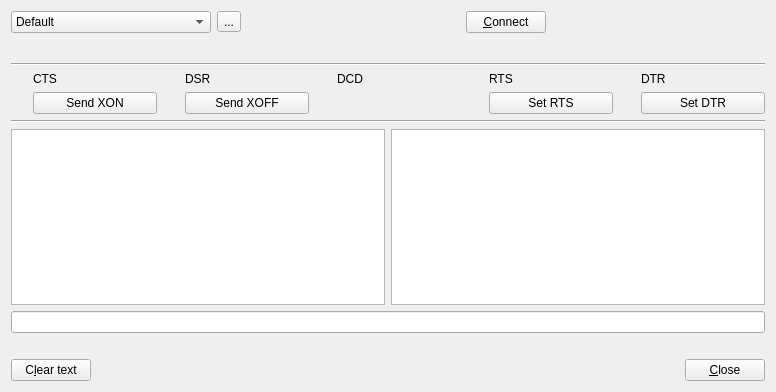
<?xml version="1.0" encoding="UTF-8"?>
<ui version="4.0">
 <class>TransmissionDialog</class>
 <widget class="QDialog" name="TransmissionDialog">
  <property name="geometry">
   <rect>
    <x>0</x>
    <y>0</y>
    <width>776</width>
    <height>392</height>
   </rect>
  </property>
  <property name="windowTitle">
   <string>Dialog</string>
  </property>
  <property name="windowIcon">
   <iconset resource="application.qrc">
    <normaloff>:/images/serial.png</normaloff>:/images/serial.png</iconset>
  </property>
  <layout class="QVBoxLayout" name="verticalLayout">
   <item>
    <layout class="QHBoxLayout" name="horizontalLayout">
     <item>
      <widget class="QComboBox" name="configBox">
       <property name="minimumSize">
        <size>
         <width>200</width>
         <height>0</height>
        </size>
       </property>
       <item>
        <property name="text">
         <string>Default</string>
        </property>
       </item>
      </widget>
     </item>
     <item>
      <widget class="QToolButton" name="configButton">
       <property name="text">
        <string>...</string>
       </property>
       <property name="icon">
        <iconset resource="application.qrc">
         <normaloff>:/images/serialconfig.png</normaloff>:/images/serialconfig.png</iconset>
       </property>
       <property name="arrowType">
        <enum>Qt::NoArrow</enum>
       </property>
      </widget>
     </item>
     <item>
      <spacer name="horizontalSpacer">
       <property name="orientation">
        <enum>Qt::Horizontal</enum>
       </property>
       <property name="sizeHint" stdset="0">
        <size>
         <width>40</width>
         <height>20</height>
        </size>
       </property>
      </spacer>
     </item>
     <item>
      <widget class="QPushButton" name="connectButton">
       <property name="text">
        <string>&amp;Connect</string>
       </property>
       <property name="icon">
        <iconset resource="application.qrc">
         <normaloff>:/images/connect_no.png</normaloff>:/images/connect_no.png</iconset>
       </property>
       <property name="checkable">
        <bool>true</bool>
       </property>
       <property name="autoDefault">
        <bool>false</bool>
       </property>
       <property name="default">
        <bool>false</bool>
       </property>
      </widget>
     </item>
     <item>
      <spacer name="horizontalSpacer_4">
       <property name="orientation">
        <enum>Qt::Horizontal</enum>
       </property>
       <property name="sizeHint" stdset="0">
        <size>
         <width>40</width>
         <height>20</height>
        </size>
       </property>
      </spacer>
     </item>
    </layout>
   </item>
   <item>
    <spacer name="verticalSpacer">
     <property name="orientation">
      <enum>Qt::Vertical</enum>
     </property>
     <property name="sizeHint" stdset="0">
      <size>
       <width>20</width>
       <height>40</height>
      </size>
     </property>
    </spacer>
   </item>
   <item>
    <widget class="Line" name="line_5">
     <property name="orientation">
      <enum>Qt::Horizontal</enum>
     </property>
    </widget>
   </item>
   <item>
    <layout class="QGridLayout" name="gridLayout">
     <item row="1" column="2">
      <widget class="QLabel" name="LedLabel11">
       <property name="enabled">
        <bool>true</bool>
       </property>
       <property name="toolTip">
        <string>Clear To Send</string>
       </property>
       <property name="text">
        <string>CTS</string>
       </property>
      </widget>
     </item>
     <item row="1" column="1">
      <widget class="QLabel" name="ctsLabel">
       <property name="enabled">
        <bool>false</bool>
       </property>
       <property name="maximumSize">
        <size>
         <width>16</width>
         <height>16777215</height>
        </size>
       </property>
       <property name="toolTip">
        <string>Clear To Send</string>
       </property>
       <property name="text">
        <string/>
       </property>
       <property name="pixmap">
        <pixmap resource="application.qrc">:/images/led.png</pixmap>
       </property>
      </widget>
     </item>
     <item row="1" column="3">
      <widget class="QLabel" name="dsrLabel">
       <property name="enabled">
        <bool>false</bool>
       </property>
       <property name="maximumSize">
        <size>
         <width>16</width>
         <height>16777215</height>
        </size>
       </property>
       <property name="toolTip">
        <string>Data Set Ready </string>
       </property>
       <property name="text">
        <string/>
       </property>
       <property name="pixmap">
        <pixmap resource="application.qrc">:/images/led.png</pixmap>
       </property>
      </widget>
     </item>
     <item row="1" column="4">
      <widget class="QLabel" name="LedLabel22">
       <property name="enabled">
        <bool>true</bool>
       </property>
       <property name="toolTip">
        <string>Data Set Ready </string>
       </property>
       <property name="text">
        <string>DSR</string>
       </property>
      </widget>
     </item>
     <item row="1" column="5">
      <widget class="QLabel" name="dcdLabel">
       <property name="enabled">
        <bool>false</bool>
       </property>
       <property name="maximumSize">
        <size>
         <width>16</width>
         <height>16777215</height>
        </size>
       </property>
       <property name="toolTip">
        <string>Data Carrier Detect</string>
       </property>
       <property name="text">
        <string/>
       </property>
       <property name="pixmap">
        <pixmap resource="application.qrc">:/images/led.png</pixmap>
       </property>
      </widget>
     </item>
     <item row="1" column="6">
      <widget class="QLabel" name="LedLabel33">
       <property name="enabled">
        <bool>true</bool>
       </property>
       <property name="toolTip">
        <string>Data Carrier Detect</string>
       </property>
       <property name="text">
        <string>DCD</string>
       </property>
      </widget>
     </item>
     <item row="1" column="7">
      <widget class="QLabel" name="rtsLabel">
       <property name="enabled">
        <bool>false</bool>
       </property>
       <property name="maximumSize">
        <size>
         <width>16</width>
         <height>16777215</height>
        </size>
       </property>
       <property name="toolTip">
        <string>Request To Send</string>
       </property>
       <property name="text">
        <string/>
       </property>
       <property name="pixmap">
        <pixmap resource="application.qrc">:/images/led.png</pixmap>
       </property>
      </widget>
     </item>
     <item row="1" column="8">
      <widget class="QLabel" name="LedLabel44">
       <property name="enabled">
        <bool>true</bool>
       </property>
       <property name="toolTip">
        <string>Request To Send</string>
       </property>
       <property name="text">
        <string>RTS</string>
       </property>
      </widget>
     </item>
     <item row="1" column="9">
      <widget class="QLabel" name="dtrLabel">
       <property name="enabled">
        <bool>false</bool>
       </property>
       <property name="maximumSize">
        <size>
         <width>16</width>
         <height>16777215</height>
        </size>
       </property>
       <property name="toolTip">
        <string>Data Terminal Ready</string>
       </property>
       <property name="text">
        <string/>
       </property>
       <property name="pixmap">
        <pixmap resource="application.qrc">:/images/led.png</pixmap>
       </property>
      </widget>
     </item>
     <item row="1" column="10">
      <widget class="QLabel" name="LedLabel55">
       <property name="enabled">
        <bool>true</bool>
       </property>
       <property name="toolTip">
        <string>Data Terminal Ready</string>
       </property>
       <property name="text">
        <string>DTR</string>
       </property>
      </widget>
     </item>
     <item row="2" column="10">
      <widget class="QPushButton" name="setDtrButton">
       <property name="enabled">
        <bool>true</bool>
       </property>
       <property name="toolTip">
        <string>Data Terminal Ready</string>
       </property>
       <property name="text">
        <string>Set DTR</string>
       </property>
       <property name="checkable">
        <bool>true</bool>
       </property>
       <property name="autoDefault">
        <bool>false</bool>
       </property>
      </widget>
     </item>
     <item row="2" column="2">
      <widget class="QPushButton" name="setXonButton">
       <property name="enabled">
        <bool>true</bool>
       </property>
       <property name="text">
        <string>Send XON</string>
       </property>
       <property name="checkable">
        <bool>true</bool>
       </property>
       <property name="autoDefault">
        <bool>false</bool>
       </property>
      </widget>
     </item>
     <item row="2" column="8">
      <widget class="QPushButton" name="setRtsButton">
       <property name="enabled">
        <bool>true</bool>
       </property>
       <property name="toolTip">
        <string>Request To Send</string>
       </property>
       <property name="text">
        <string>Set RTS</string>
       </property>
       <property name="checkable">
        <bool>true</bool>
       </property>
       <property name="autoDefault">
        <bool>false</bool>
       </property>
      </widget>
     </item>
     <item row="2" column="4">
      <widget class="QPushButton" name="setXoffButton">
       <property name="enabled">
        <bool>true</bool>
       </property>
       <property name="text">
        <string>Send XOFF</string>
       </property>
       <property name="checkable">
        <bool>true</bool>
       </property>
       <property name="autoDefault">
        <bool>false</bool>
       </property>
      </widget>
     </item>
    </layout>
   </item>
   <item>
    <widget class="Line" name="line_6">
     <property name="orientation">
      <enum>Qt::Horizontal</enum>
     </property>
    </widget>
   </item>
   <item>
    <layout class="QHBoxLayout" name="horizontalLayout_4">
     <item>
      <widget class="QPlainTextEdit" name="textEdit">
       <property name="lineWrapMode">
        <enum>QPlainTextEdit::NoWrap</enum>
       </property>
       <property name="readOnly">
        <bool>true</bool>
       </property>
      </widget>
     </item>
     <item>
      <widget class="QPlainTextEdit" name="hexTextEdit">
       <property name="lineWrapMode">
        <enum>QPlainTextEdit::NoWrap</enum>
       </property>
       <property name="readOnly">
        <bool>true</bool>
       </property>
      </widget>
     </item>
    </layout>
   </item>
   <item>
    <widget class="QLineEdit" name="sendLineEdit">
     <property name="readOnly">
      <bool>true</bool>
     </property>
    </widget>
   </item>
   <item>
    <widget class="QLabel" name="errorLabel">
     <property name="font">
      <font>
       <weight>75</weight>
       <bold>true</bold>
      </font>
     </property>
     <property name="text">
      <string/>
     </property>
    </widget>
   </item>
   <item>
    <layout class="QHBoxLayout" name="horizontalLayout_2">
     <item>
      <widget class="QPushButton" name="clearButton">
       <property name="text">
        <string>C&amp;lear text</string>
       </property>
       <property name="icon">
        <iconset resource="application.qrc">
         <normaloff>:/images/editdelete.png</normaloff>:/images/editdelete.png</iconset>
       </property>
       <property name="autoDefault">
        <bool>false</bool>
       </property>
      </widget>
     </item>
     <item>
      <spacer name="horizontalSpacer_2">
       <property name="orientation">
        <enum>Qt::Horizontal</enum>
       </property>
       <property name="sizeHint" stdset="0">
        <size>
         <width>40</width>
         <height>20</height>
        </size>
       </property>
      </spacer>
     </item>
     <item>
      <widget class="QPushButton" name="closeButton">
       <property name="text">
        <string>&amp;Close</string>
       </property>
       <property name="icon">
        <iconset resource="application.qrc">
         <normaloff>:/images/window-close.png</normaloff>:/images/window-close.png</iconset>
       </property>
       <property name="autoDefault">
        <bool>false</bool>
       </property>
      </widget>
     </item>
    </layout>
   </item>
  </layout>
 </widget>
 <resources>
  <include location="application.qrc"/>
 </resources>
 <connections/>
</ui>
